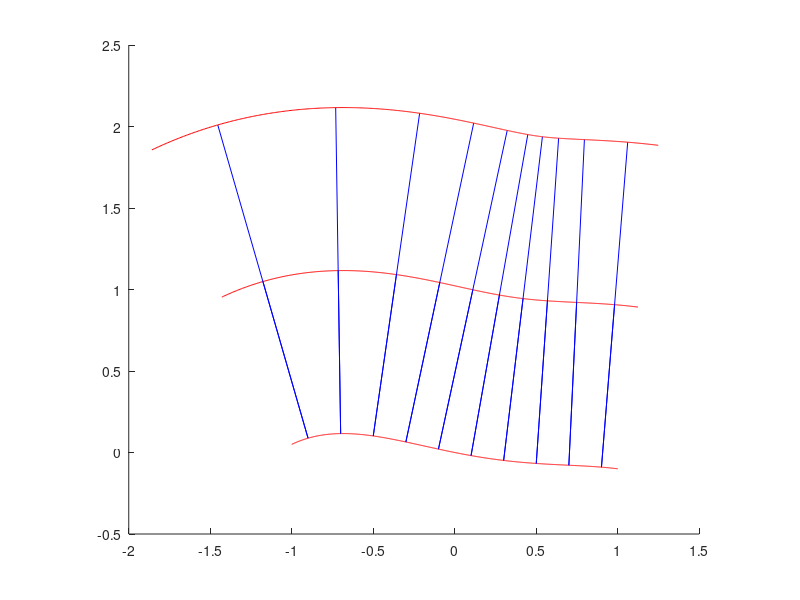

MATLAB code for this plot:
function JC2()

wavefront_with_rays()
end

function wavefront_with_rays()
	x = linspace(-1,1,1000);
    x_sparse = linspace(-0.9, 0.9, 10);
    z1 = @(x) - x/5 + x.^2/10 + x.^3/8 - x.^4/8;
    n1 = @(x) - 1/5 + x/5 + x.^2/8*3 - x.^3/2;
    scale = @(x) 1./sqrt(1+n1(x).^2);
    
    hold on
    plot(x,z1(x), 'r')
    plot([x_sparse; x_sparse - 1 * scale(x_sparse) .* n1(x_sparse)], [z1(x_sparse); z1(x_sparse) + 1 * scale(x_sparse)], 'b')
    plot(x - 1 * scale(x) .* n1(x), z1(x) + 1 * scale(x), 'r');
    plot([x_sparse; x_sparse - 2 * scale(x_sparse) .* n1(x_sparse)], [z1(x_sparse); z1(x_sparse) + 2 * scale(x_sparse)], 'b')
    plot(x - 2 * scale(x) .* n1(x), z1(x) + 2 * scale(x), 'r');
    hold off
    axis([-2,1.5,-0.5,2.5])
    axis equal
end

function quad_vs_circ(plot_quad_rays, plot_circ_rays)
    x = linspace(-1,1,1000);
    x_sparse = linspace(-0.6, 0.6, 8);
    z1 = @(x) x.^2/2;
    n1 = @(x) x;
    z2 = @(x) 1 - sqrt(1 - x.^2);
    n2 = @(x) x ./ sqrt(1 - x.^2);
    
    hold on
    plot(x,z1(x), 'k')
    plot(x,z2(x), 'r')
    
    if plot_quad_rays
        plot([x_sparse; x_sparse - 1.5 * n1(x_sparse)], [z1(x_sparse); z1(x_sparse) + 1.5], 'b')
    end
    if plot_circ_rays
        plot([x_sparse; x_sparse - 1.5 * n2(x_sparse)], [z2(x_sparse); z2(x_sparse) + 1.5], 'b')
    end
    
    axis equal
    hold off
end
